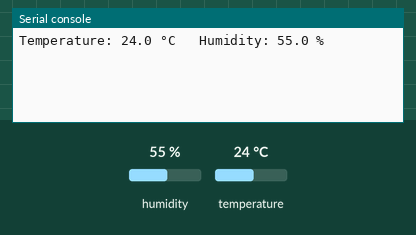
Simulated run of this program. Board: Raspberry Pi Pico running MicroPython. On the bench: the last lines printed to the serial console. The test bench sets the inputs (shaded band); at power-on: humidity 55 %, temperature 24 °C.

Above: at 1.2 s.
1.3 s: humidity set to 22 %
At 2.5 s:
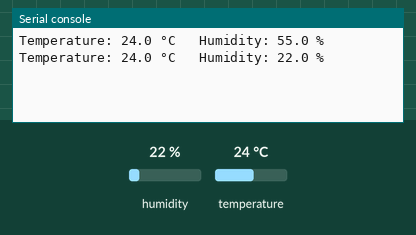
4.0 s: temperature set to 12 °C
At 4.9 s:
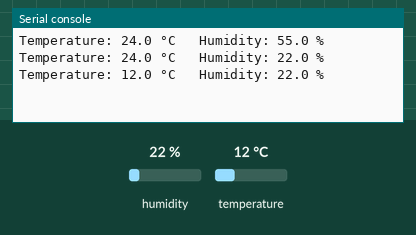
6.7 s: humidity set to 40 %
At 9.6 s:
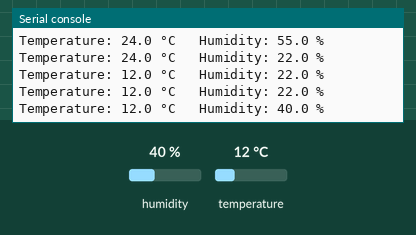
Timing chart, 0 to 11.1 s (numbered marks = the images above; inputs shaded):
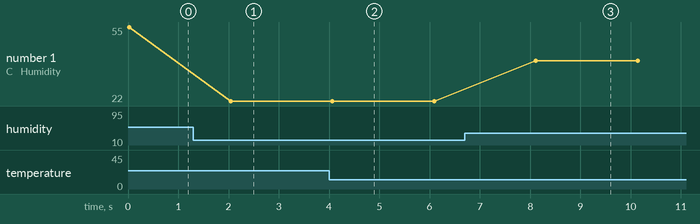

Measured:
- after the input at 1.3 s, the serial console: prints a new line after 0.75 s (image 1)
- after the input at 4.0 s, the serial console: prints a new line after 0.07 s (image 2)
- after the input at 6.7 s, the serial console: prints a new line after 1.4 s (image 3)
- plotted number 1: 55 → 22 after the input at 1.3 s, 22 → 40 after the input at 6.7 s

The program:

humidity_temp.py
```python
from machine import Pin
from time import sleep
import dht #Importing library

sensor = dht.DHT11(Pin(2)) #GPIO 2

while True:
    sensor.measure()
    temp = sensor.temperature()
    hum = sensor.humidity()
    print(f'Temperature: {temp:.1f} °C   Humidity: {hum:.1f} %')
    #print("Temperature: {}°C   Humidity: {:.0f}% ".format(temp, hum))
    sleep(2)
```
